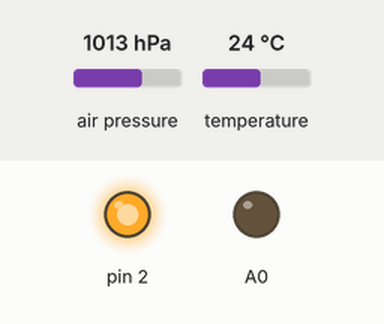
This sketch was run on a simulated Arduino Uno, built with avr-gcc and run on an emulated ATmega328P. Parts: output pins drawn as LEDs (lit = HIGH). The test bench sets the inputs (shaded band); at power-on: air pressure 1013 hPa, temperature 24 °C. What the sketch prints to the serial monitor is not drawn.

Above: at 0.1 s.
Timing chart, 0 to 1.6 s (numbered marks = the images above):
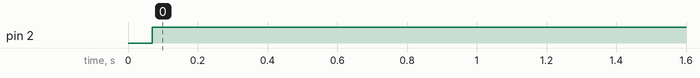

The sketch:

NODEMCU.ino
```cpp
#include <SFE_BMP180.h>
#include <Wire.h>


SFE_BMP180 pressure;

double baseline;

void setup()
{
  pinMode(A0,OUTPUT);
  Serial.begin(9600);
  Serial.println("REBOOT");

  if (pressure.begin())
    Serial.println("BMP180 init success");
  else
  {

    Serial.println("BMP180 init fail (disconnected?)\n\n");

  }


  baseline = getPressure();

  Serial.print("baseline pressure: ");
  Serial.print(baseline);
  Serial.println(" mb");

}

void loop()
{
  double a,P;


  P = getPressure();

Serial.println(P);

  a = pressure.altitude(P,baseline);
  delay(5);
  int val= map(P,900,1200,0,1023);
  analogWrite(2,val);
}


double getPressure()
{
  char status;
  double T,P,p0,a;

  status = pressure.startTemperature();
  if (status != 0)
  {

    delay(status);

    status = pressure.getTemperature(T);
    if (status != 0)
    {

      status = pressure.startPressure(3);
      if (status != 0)
      {
        delay(status);


        status = pressure.getPressure(P,T);
        if (status != 0)
        {
          return(P);
        }
        else Serial.println("error retrieving pressure measurement\n");
      }
      else Serial.println("error starting pressure measurement\n");
    }
    else Serial.println("error retrieving temperature measurement\n");
  }
  else Serial.println("error starting temperature measurement\n");
}
```

Measured:
- by itself, pin 2: LOW → HIGH at 0.07 s
